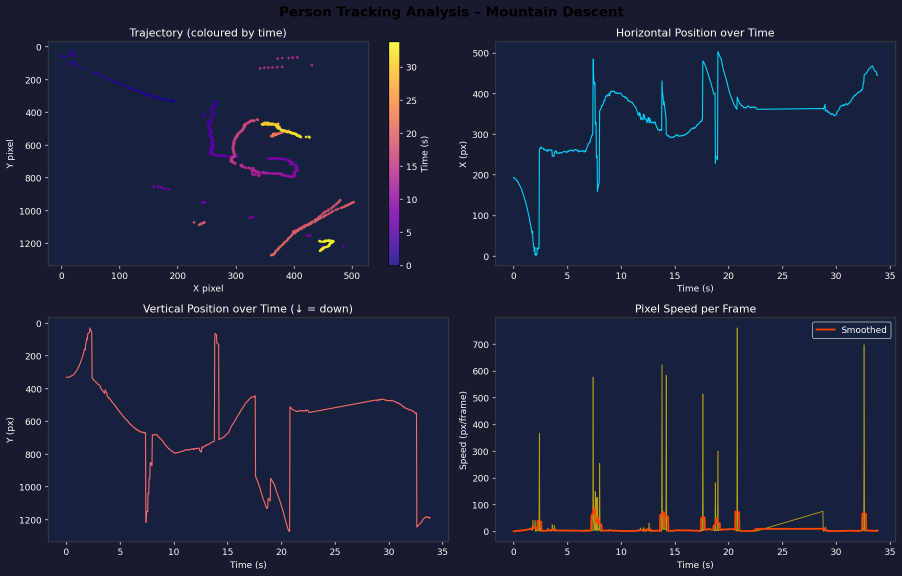
#> input picture tracking_analysis.png, 1804 x 1152 px, given in place of check_out_the_fastest_way_down_the_mountain._bungee_720P.mp4, which was not available (shown at 1/2 size)
$ python track.py
#> lines starting #> are read from the running program, lines starting #| are printed output that depends on the picture; after the words box and inside, x2 and y2 are one past the last pixel; in counts of white or black regions, pixels touching at a corner belong together; pictures that were not available may be replaced by others from this repository, and a replacement may not be noted
import cv2
import numpy as np
import matplotlib
matplotlib.use("Agg")
import matplotlib.pyplot as plt
from collections import deque
import os

INPUT_VIDEO  = "Come_check_out_the_fastest_way_down_the_mountain._bungee_720P.mp4"
OUTPUT_VIDEO = "tracked_output.mp4"
OUTPUT_PLOT   = "tracking_analysis.png"

# ----------------------------
# Tunable parameters
# ----------------------------
BOOT_FRAMES        = 20      # first pass to identify the right target
SEARCH_TOP_RATIO   = 0.78    # bootstrap search only in upper part of frame
MIN_BOOT_AREA      = 80
MAX_BOOT_AREA      = 1200

MIN_TRACK_AREA     = 20
MAX_TRACK_AREA     = 2000

REDETECT_EVERY     = 6       # periodic correction
MAX_MISSES         = 8
LOCAL_PAD_RATIO    = 5.0     # search window size relative to bbox size
LOCAL_PAD_MIN      = 120
GLOBAL_PAD_MIN     = 200

TRACK_GATE_FACTOR   = 4.0     # how far tracker can jump before rejecting
COLOR_H_MIN_1      = 0
COLOR_H_MAX_1      = 18
COLOR_H_MIN_2      = 165
COLOR_H_MAX_2      = 180
COLOR_S_MIN        = 70
COLOR_V_MIN        = 70

os.makedirs(".", exist_ok=True)


# ----------------------------
# Helpers
# ----------------------------
# [6 lines left out: function create_csrt, not called in this run]

def bbox_center(b):
    x, y, w, h = b
    return np.array([x + w / 2.0, y + h / 2.0], dtype=np.float32)

def bbox_area(b):
    return max(0, int(b[2])) * max(0, int(b[3]))

def bbox_to_int(b):
    return tuple(int(v) for v in b)

# [7 lines left out: function clamp_bbox, not called in this run]

def dist(a, b):
    return float(np.linalg.norm(a - b))

# [12 lines left out: functions draw_trail, speed_color, not called in this run]

def warm_mask(bgr):
    hsv = cv2.cvtColor(bgr, cv2.COLOR_BGR2HSV)

    m1 = cv2.inRange(
        hsv,
        (COLOR_H_MIN_1, COLOR_S_MIN, COLOR_V_MIN),
        (COLOR_H_MAX_1, 255, 255)
    )
    m2 = cv2.inRange(
        hsv,
        (COLOR_H_MIN_2, COLOR_S_MIN, COLOR_V_MIN),
        (COLOR_H_MAX_2, 255, 255)
    )
    mask = cv2.bitwise_or(m1, m2)

    kernel3 = np.ones((3, 3), np.uint8)
    kernel5 = np.ones((5, 5), np.uint8)

    mask = cv2.morphologyEx(mask, cv2.MORPH_OPEN, kernel3)
    mask = cv2.morphologyEx(mask, cv2.MORPH_CLOSE, kernel5)
    mask = cv2.dilate(mask, None, iterations=1)
    return mask

def motion_mask(prev_gray, gray):
    if prev_gray is None:
        return np.zeros_like(gray, dtype=np.uint8)

    diff = cv2.absdiff(prev_gray, gray)
    _, th = cv2.threshold(diff, 18, 255, cv2.THRESH_BINARY)
    th = cv2.morphologyEx(th, cv2.MORPH_OPEN, np.ones((3, 3), np.uint8))
    th = cv2.morphologyEx(th, cv2.MORPH_CLOSE, np.ones((5, 5), np.uint8))
    th = cv2.dilate(th, None, iterations=1)
    return th

def extract_candidates(frame, roi=None, scale=2.0, prev_gray=None):
    """
    Returns candidate boxes in original-frame coordinates:
    [(x, y, w, h, score, cx, cy), ...]
    Score is only a rough filter; final choice is done later.
    """
    H, W = frame.shape[:2]

    if roi is not None:
        x1, y1, x2, y2 = roi
        x1 = max(0, min(x1, W - 1))
        y1 = max(0, min(y1, H - 1))
        x2 = max(x1 + 1, min(x2, W))
        y2 = max(y1 + 1, min(y2, H))
        crop = frame[y1:y2, x1:x2]
        base_x, base_y = x1, y1
    else:
        crop = frame
        base_x, base_y = 0, 0

    if scale != 1.0:
        crop = cv2.resize(crop, None, fx=scale, fy=scale, interpolation=cv2.INTER_CUBIC)

    mask = warm_mask(crop)

    if prev_gray is not None:
        if roi is not None:
            prev_crop = prev_gray[y1:y2, x1:x2]
        else:
            prev_crop = prev_gray

        if scale != 1.0:
            prev_crop = cv2.resize(prev_crop, None, fx=scale, fy=scale, interpolation=cv2.INTER_CUBIC)

        gray = cv2.cvtColor(crop, cv2.COLOR_BGR2GRAY)
        mot = motion_mask(prev_crop, gray)
    else:
        mot = np.zeros(mask.shape, dtype=np.uint8)

    contours, _ = cv2.findContours(mask, cv2.RETR_EXTERNAL, cv2.CHAIN_APPROX_SIMPLE)

    candidates = []
    inv_scale = 1.0 / scale

    for c in contours:
        area_scaled = cv2.contourArea(c)
        if area_scaled < 10:
            continue

        x, y, w, h = cv2.boundingRect(c)

        # map back to original coordinates
        ox = int(x * inv_scale) + base_x
        oy = int(y * inv_scale) + base_y
        ow = max(1, int(w * inv_scale))
        oh = max(1, int(h * inv_scale))

        if ox < 0 or oy < 0 or ox + ow > W or oy + oh > H:
            continue

        area = ow * oh
        if area < MIN_TRACK_AREA or area > MAX_TRACK_AREA:
            continue

        # compute simple color + motion ratios
        m_region = mask[y:y + h, x:x + w]
        mo_region = mot[y:y + h, x:x + w]

        warm_ratio = float(np.count_nonzero(m_region)) / float(max(1, m_region.size))
        motion_ratio = float(np.count_nonzero(mo_region)) / float(max(1, mo_region.size))

        cx = ox + ow / 2.0
        cy = oy + oh / 2.0

        # rough candidate score
        score = (4.0 * warm_ratio) + (2.5 * motion_ratio) + (0.0015 * area)
        candidates.append((ox, oy, ow, oh, score, cx, cy))

    return candidates

# [31 lines left out: function choose_best_candidate, not called in this run]

# ----------------------------
# Bootstrap: identify the correct red/orange moving target
# ----------------------------
def bootstrap_target_bbox(video_path):
    cap = cv2.VideoCapture(video_path)
    ret, first = cap.read()
#> first is the input picture: shape (1152, 1804, 3); mean B, G, R 59, 34.2, 28.2
    if not ret:
        cap.release()
        raise RuntimeError("Could not read video.")

    H, W = first.shape[:2]
#> H = 1152; W = 1804
    top_limit = int(H * SEARCH_TOP_RATIO)
#> top_limit = 898

    # tracklets for the first few frames
    tracklets = []
    frame_idx = 0
    prev_gray = cv2.cvtColor(first, cv2.COLOR_BGR2GRAY)
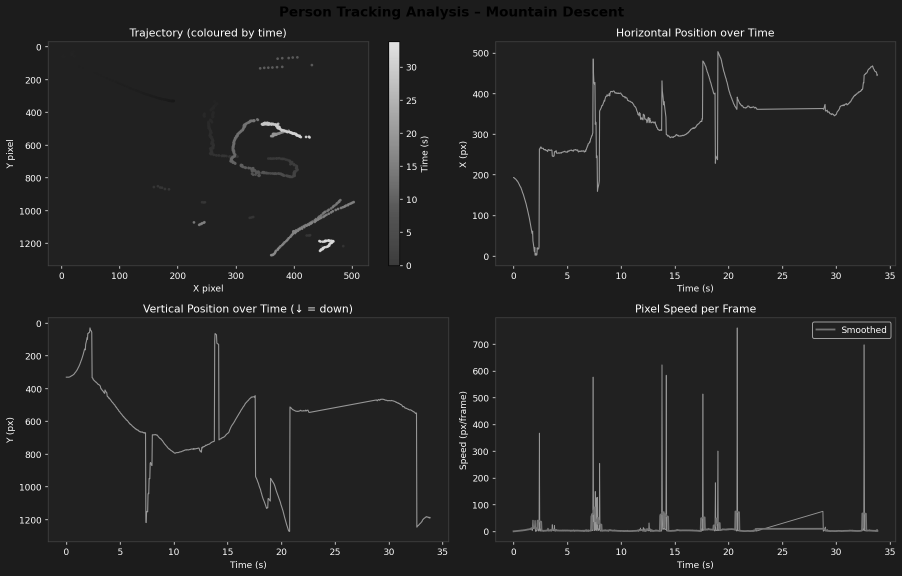
#> prev_gray: shape (1152, 1804) (shown at 1/2 size); min 0, max 255, mean 35.2

    while frame_idx < BOOT_FRAMES:
        if frame_idx == 0:
            frame = first
        else:
            ret, frame = cap.read()
            if not ret:
                break

        gray = cv2.cvtColor(frame, cv2.COLOR_BGR2GRAY)
        roi = (0, 0, W, top_limit)
#> roi = (0, 0, 1804, 898)

        candidates = extract_candidates(frame, roi=roi, scale=2.0, prev_gray=prev_gray)
#> in extract_candidates, `crop = frame[y1:y2, x1:x2]`:
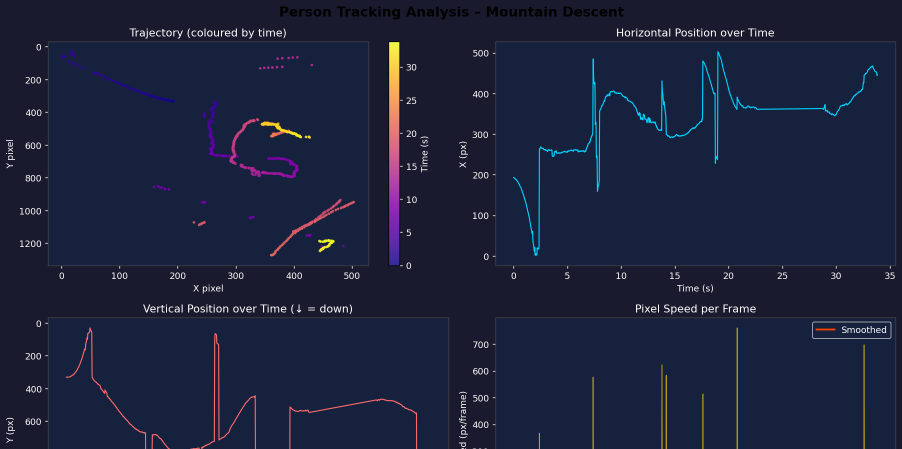
#> crop: shape (898, 1804, 3) (shown at 1/2 size); mean B, G, R 59.6, 34.2, 27.6
#> in warm_mask, `hsv = cv2.cvtColor(bgr, cv2.COLOR_BGR2HSV)`: hsv: shape (1796, 3608, 3); mean H, S, V 113.9, 145.3, 60.8
#> in warm_mask, `m1 = cv2.inRange( hsv, (COLOR_H_MIN_1, COLOR_S_MIN, COLOR_V_MIN), (COL..`:
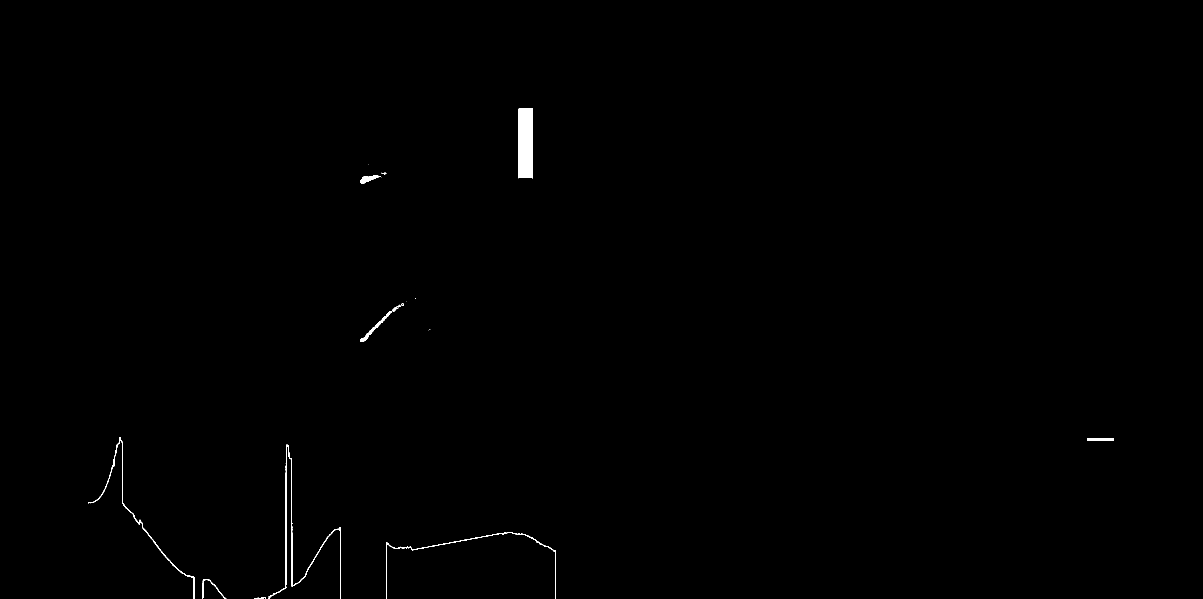
#> m1: shape (1796, 3608) (shown at 1/3 size); 0.28% white; 18 white regions (6 under 20 px), largest, box (x1, y1, x2, y2) and area: (1556, 325, 1598, 536) 8737, (806, 1334, 1023, 1796) 2846, (264, 1311, 583, 1796) 1910
#> in warm_mask, `m2 = cv2.inRange( hsv, (COLOR_H_MIN_2, COLOR_S_MIN, COLOR_V_MIN), (COL..`:
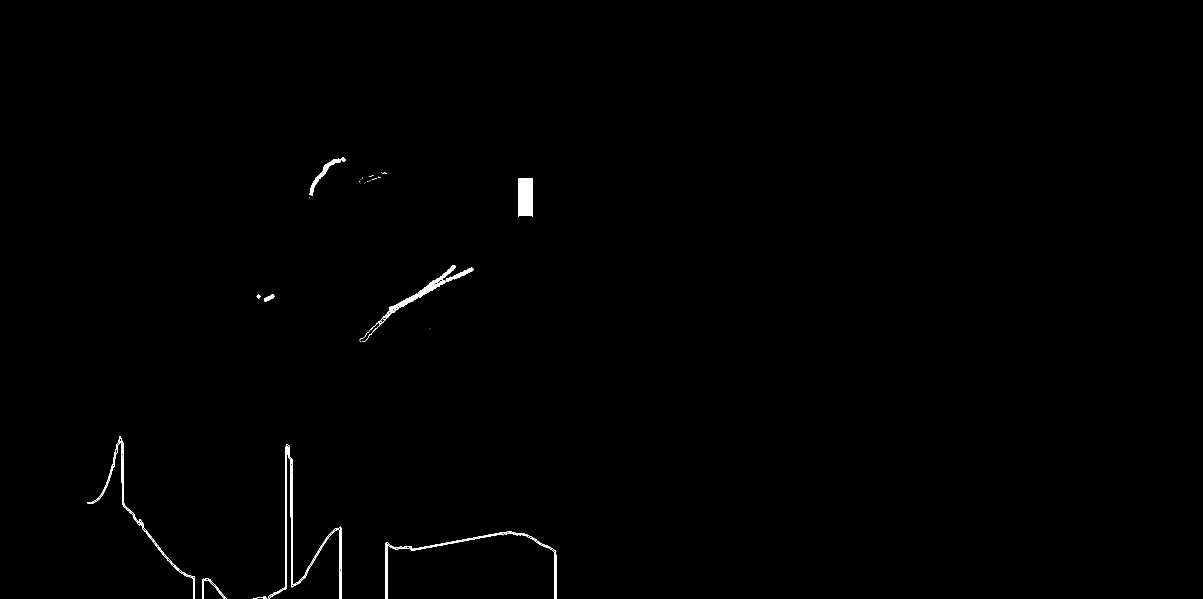
#> m2: shape (1796, 3608) (shown at 1/3 size); 0.33% white; 46 white regions (31 under 20 px), largest, box (x1, y1, x2, y2) and area: (1556, 534, 1598, 651) 4723, (1079, 796, 1366, 1026) 3696, (262, 1309, 585, 1796) 2497
#> in warm_mask, `mask = cv2.bitwise_or(m1, m2)`: mask: shape (1796, 3608); 0.61% white; 18 white regions (3 under 20 px), largest, box (x1, y1, x2, y2) and area: (1556, 325, 1598, 651) 13460, (804, 1332, 1024, 1796) 7142, (1079, 796, 1366, 1026) 4807
#> in warm_mask, `mask = cv2.morphologyEx(mask, cv2.MORPH_OPEN, kernel3)`: mask: shape (1796, 3608); 0.61% white; 15 white regions, largest, box (x1, y1, x2, y2) and area: (1556, 326, 1598, 648) 13448, (804, 1332, 1024, 1796) 7139, (1079, 796, 1366, 1026) 4800
#> in warm_mask, `mask = cv2.morphologyEx(mask, cv2.MORPH_CLOSE, kernel5)`: mask: shape (1796, 3608); 0.62% white; 12 white regions, largest, box (x1, y1, x2, y2) and area: (1556, 326, 1598, 648) 13456, (761, 1332, 1024, 1796) 7390, (1079, 796, 1420, 1026) 5848
#> in warm_mask, `mask = cv2.dilate(mask, None, iterations=1)`:
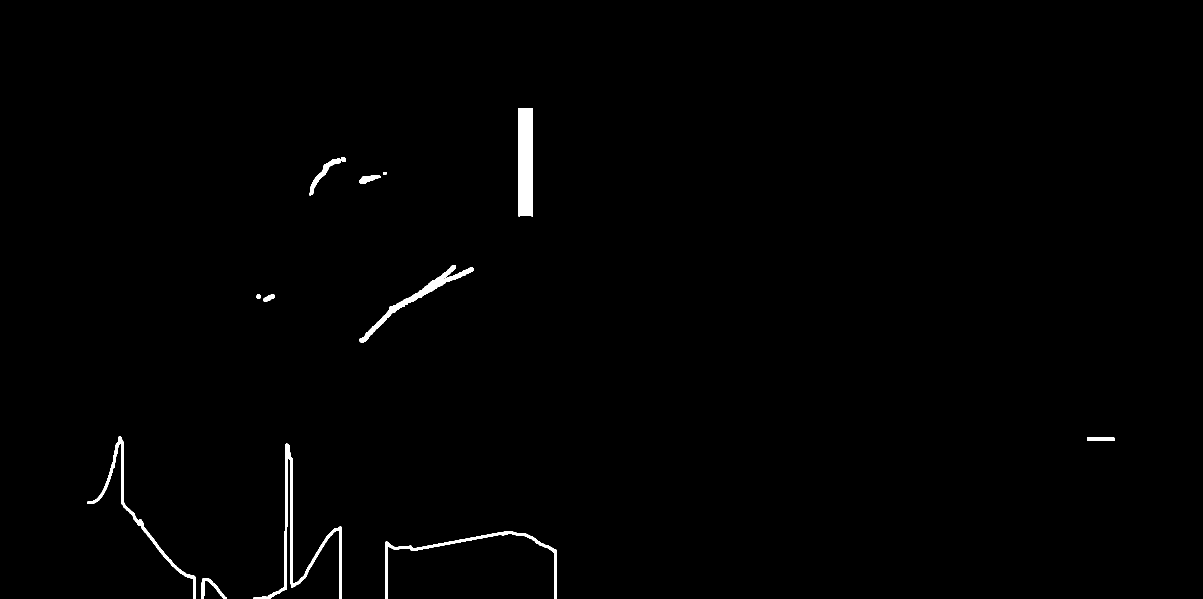
#> mask: shape (1796, 3608) (shown at 1/3 size); 0.77% white; 12 white regions
#> in extract_candidates, `prev_crop = prev_gray[y1:y2, x1:x2]`:
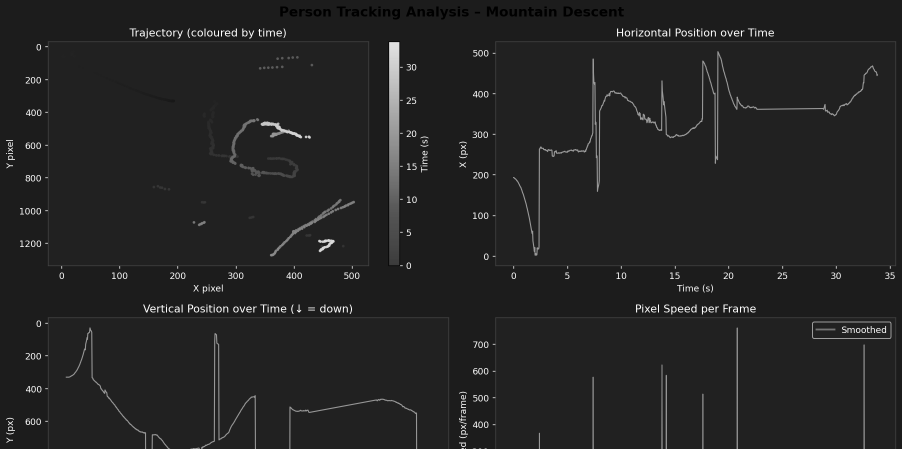
#> prev_crop: shape (898, 1804) (shown at 1/2 size); min 0, max 255, mean 35
#> in motion_mask, `_, th = cv2.threshold(diff, 18, 255, cv2.THRESH_BINARY)`: th: shape (1796, 3608); every value is 0
#> in extract_candidates, `contours, _ = cv2.findContours(mask, cv2.RETR_EXTERNAL, cv2.CHAIN_APPR..`: contours = 12 contours; largest, box (x1, y1, x2, y2) and area: (1555, 325, 1599, 649) 13825, (760, 1331, 1025, 1796) 8996, (1078, 795, 1421, 1027) 6770, (262, 1309, 586, 1796) 5691, (1156, 1593, 1670, 1796) 5546
#> the loop in extract_candidates, `for c in contours:` made 12 passes
#> (area_scaled, x, y, w, h, ox, oy, ow) on passes 2, 3, 5, 8, 11, 12: (5546.5, 1156, 1593, 514, 203, 578, 796, 257), (8996, 760, 1331, 265, 465, 380, 665, 132), (5691, 262, 1309, 324, 487, 131, 654, 162), (6769.5, 1078, 795, 343, 232, 539, 397, 171), (1956.5, 928, 472, 109, 114, 464, 236, 54), (13825, 1555, 325, 44, 324, 777, 162, 22)
#> (area_scaled, x, y, w, h, ox, oy, ow) on passes 1, 6, 7, 9, 10: (1043, 605, 1735, 76, 61, 302, 867, 38), (408.5, 791, 883, 33, 23, 395, 441, 16), (116, 770, 883, 12, 13, 385, 441, 6), (864, 1078, 525, 64, 26, 539, 262, 32), (60, 1149, 516, 11, 8, 574, 258, 5)
#> pass 1, in extract_candidates, `m_region = mask[y:y + h, x:x + w]`:
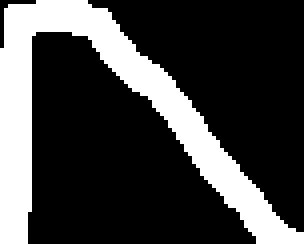
#> m_region: shape (61, 76) (shown 4 times larger); 25.6% white; 1 white region, box (x1, y1, x2, y2) and area: (0, 0, 76, 61) 1185
#> after the loop in extract_candidates, `for c in contours:`: candidates = [(302, 867, 38, 30, 2.73, 321, 882), (1630, 656, 41, 5, 4.31, 1650.5, 658.5), (395, 441, 16, 11, 2.63, 403, 446.5), (385, 441, 6, 6, 3.52, 388, 444), (539, 262, 32, 13, 2.87, 555, 268.5), (574, 258, 5, 4, 3.44, 576.5, 260)]

        # Keep only plausible bootstrap candidates:
        # - moderate area
        # - not too low in the frame
        filtered = []
        for cand in candidates:
            x, y, w, h, score, cx, cy = cand
            area = w * h
            if area < MIN_BOOT_AREA or area > MAX_BOOT_AREA:
                continue
            if cy > top_limit:
                continue
            filtered.append(cand)
#> this loop made 6 passes
#> (x, y, w, h, score, cx, cy, area) on passes 1 to 6: (302, 867, 38, 30, 2.73, 321, 882, 1140), (1630, 656, 41, 5, 4.31, 1650.5, 658.5, 205), (395, 441, 16, 11, 2.63, 403, 446.5, 176), (385, 441, 6, 6, 3.52, 388, 444, 36), (539, 262, 32, 13, 2.87, 555, 268.5, 416), (574, 258, 5, 4, 3.44, 576.5, 260, 20)
#> after the loop, filtered = [(302, 867, 38, 30, 2.73, 321, 882), (1630, 656, 41, 5, 4.31, 1650.5, 658.5), (395, 441, 16, 11, 2.63, 403, 446.5), (539, 262, 32, 13, 2.87, 555, 268.5)]

        # Greedy association by center proximity and area continuity
        assigned = set()
        for tr in tracklets:
            tr["matched"] = False

        for cand in sorted(filtered, key=lambda t: t[4], reverse=True):
            x, y, w, h, score, cx, cy = cand
            c = np.array([cx, cy], dtype=np.float32)

            best_tr = None
            best_d = 1e18
            for tr in tracklets:
                if tr["matched"]:
                    continue
                last = np.array(tr["history"][-1]["center"], dtype=np.float32)
                d = dist(c, last)
                if d < best_d:
                    best_d = d
                    best_tr = tr

            # a little loose in bootstrapping, but not too loose
            if best_tr is not None and best_d < 90:
                best_tr["history"].append({
                    "frame": frame_idx,
                    "bbox": (x, y, w, h),
                    "center": (cx, cy),
                    "area": w * h
                })
                best_tr["matched"] = True
                assigned.add((x, y, w, h))
            else:
                tracklets.append({
                    "id": len(tracklets),
                    "history": [{
                        "frame": frame_idx,
                        "bbox": (x, y, w, h),
                        "center": (cx, cy),
                        "area": w * h
                    }],
                    "matched": True
                })
                assigned.add((x, y, w, h))
#> this loop made 4 passes
#> after the loop, assigned = 4 items; tracklets = 4 items

        prev_gray = gray
        frame_idx += 1

    cap.release()

    if not tracklets:
        # fallback: choose a top-half warm blob from first frame
        candidates = extract_candidates(first, roi=(0, 0, W, top_limit), scale=2.0, prev_gray=None)
        if not candidates:
            raise RuntimeError("No candidate found for initialization.")
        # choose the most moderate-sized candidate
        candidates = [c for c in candidates if MIN_BOOT_AREA <= c[2] * c[3] <= MAX_BOOT_AREA]
        if not candidates:
            candidates = extract_candidates(first, roi=(0, 0, W, top_limit), scale=2.0, prev_gray=None)
        best = max(candidates, key=lambda c: c[4])
        return bbox_to_int(best[:4])

    # score tracklets: prefer persistent, moving, moderate-size targets
    # [23 lines left out: function score_tracklet, not called in this run]

    best_tracklet = max(tracklets, key=score_tracklet)
    init_bbox = best_tracklet["history"][0]["bbox"]
    return bbox_to_int(init_bbox)

# ----------------------------
# Tracking with local/global re-detection
# ----------------------------
# [225 lines left out: functions run_tracker, plot_analysis, not called in this run]

# ----------------------------
# Main
# ----------------------------
if __name__ == "__main__":
    print("=== Bootstrap: finding the correct target ...")
    bbox = bootstrap_target_bbox(INPUT_VIDEO)
    print(f"Initial bounding box: {bbox}")

    print("=== Tracking with local/global re-detection ...")
    positions, speeds, fps = run_tracker(INPUT_VIDEO, bbox)

    print("=== Generating analysis plots ...")
    plot_analysis(positions, speeds, fps)

    if positions:
        frames, xs, ys = zip(*positions)
        avg_spd = float(np.mean(speeds)) if speeds else 0.0
        max_spd = float(np.max(speeds)) if speeds else 0.0

        print(f"\n{'='*45}")
        print(f"Tracked frames : {len(positions)}")
        print(f"Avg speed      : {avg_spd:.2f} px/frame")
        print(f"Peak speed     : {max_spd:.2f} px/frame")
        print(f"X range        : {min(xs)} – {max(xs)} px")
        print(f"Y range        : {min(ys)} – {max(ys)} px")
        print(f"{'='*45}")

    print("Done.")
